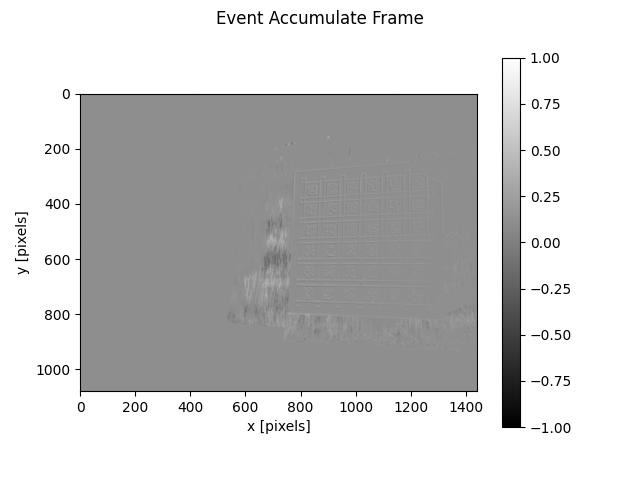

Generate this figure with Python:
import numpy as np
from matplotlib import pyplot as plt
# from .EGER_Visualization import Read_NPZ_Data  # 确保导入你实现的模块
from .EGER_Visualization import *
# 累积事件帧表示的函数
def accumulate_events(events, img_size):
    img = np.zeros(shape=img_size, dtype=int)
    for i in range(len(events['x'])):
        if 0 <= events['x'][i] < img_size[1] and 0 <= events['y'][i] < img_size[0]:  # 检查边界
            img[events['y'][i], events['x'][i]] += (2 * events['p'][i] - 1)
    return img

def get_image_size(events):
    max_x = np.max(events['x'])
    max_y = np.max(events['y'])
    # 增加一个边界值，确保图像大小能包含所有事件
    return (max_y + 10, max_x + 10)

if __name__ == '__main__':
    # 设置文件路径和索引
    data_dir = 'D:\CODE\Motion_deblurring\models\GEM-main\codes\datasets\HS-ERGB\train'
    file_idx = 1  # 根据需要设置文件索引

    # 初始化数据集对象
    dataset = Read_NPZ_Data(root_path=data_dir, train=False)

    # 读取指定索引处的事件数据
    events, blur1, exp_start1, exp_end1, blur2, exp_start2, exp_end2, _, _, _ = dataset.get_data(file_idx)

    # 打印事件信息
    print("Events x-coordinates:", events['x'])
    print("Events y-coordinates:", events['y'])
    print("Events polarities:", events['p'])
    print("Events timestamps:", events['t'])
    print("Total number of events:", len(events['x']))

    # 确定图像大小
    img_size = get_image_size(events)

    # 累积事件数据
    accumulated_img = accumulate_events(events, img_size)

    # 绘制事件累积图像
    fig = plt.figure()
    fig.suptitle('Event Accumulate Frame')
    plt.imshow(accumulated_img, cmap='gray')
    plt.xlabel("x [pixels]")
    plt.ylabel("y [pixels]")
    plt.colorbar()
    plt.savefig('event_accumulate_frame.jpg')
    plt.show()
